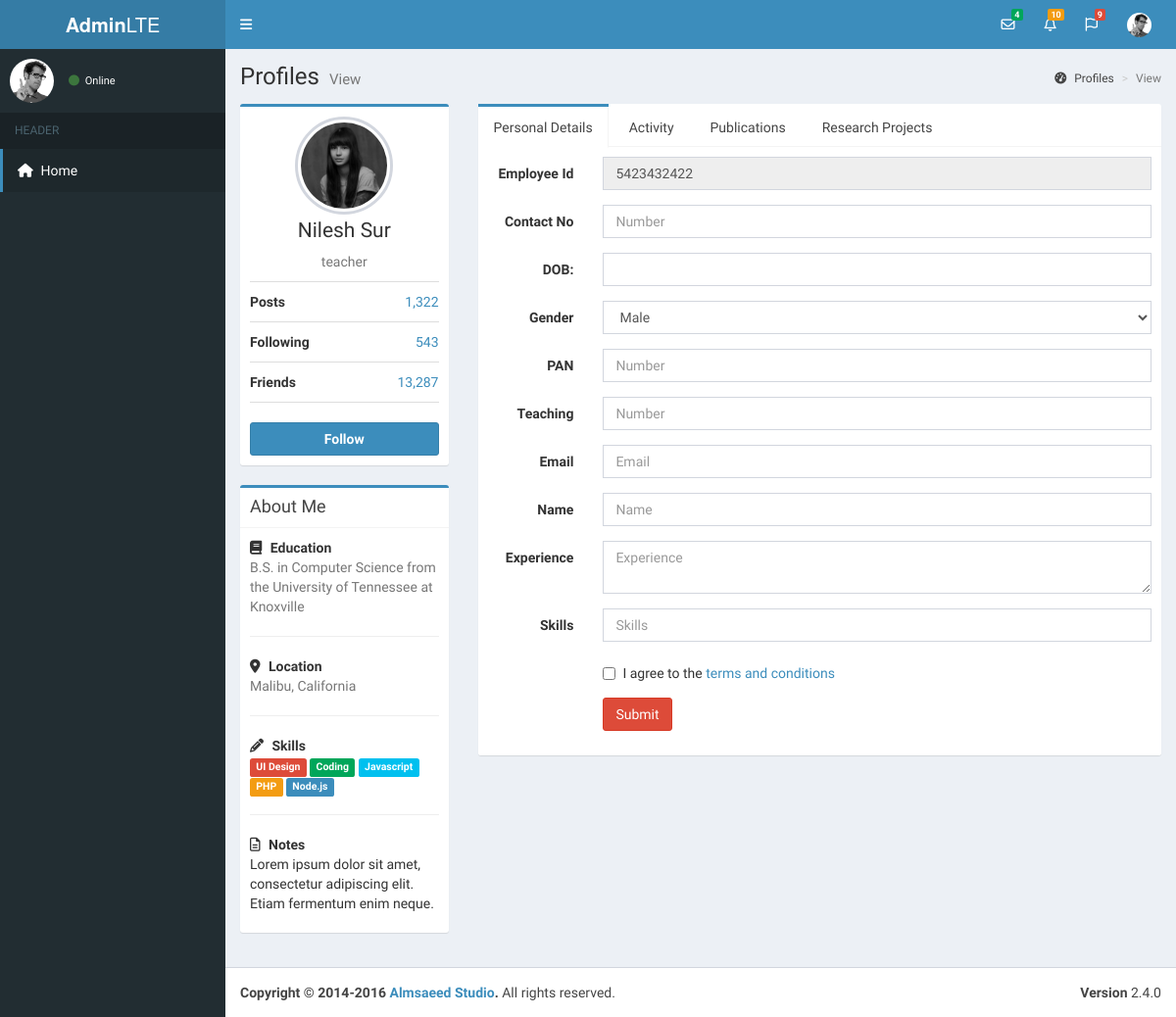
Page /admin/view-staff.php?id=1 on the earlier database version.
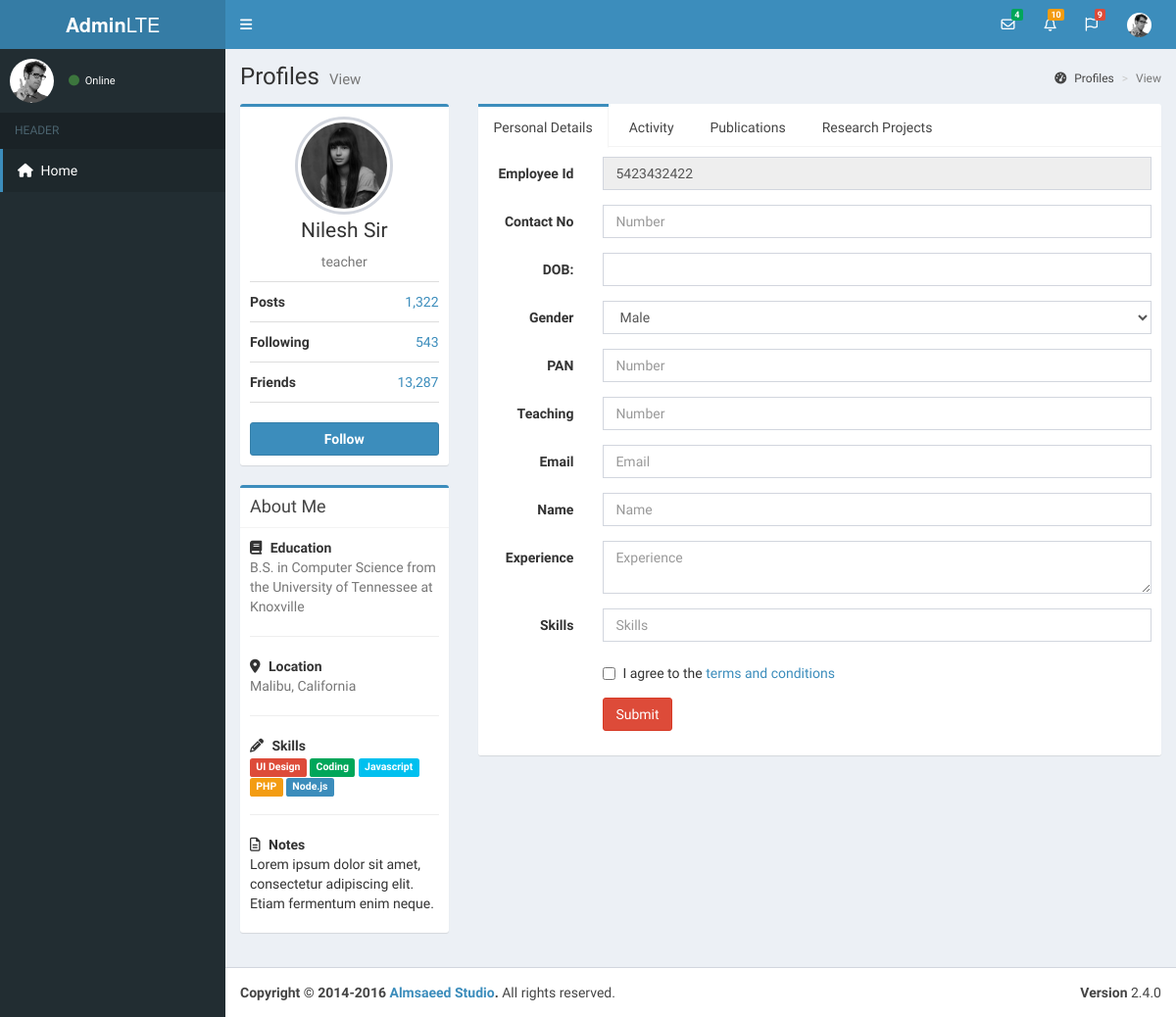
Same page on the later database version.
### tables this page shows
CREATE TABLE `staff` (
  `staff_id` int(11) NOT NULL,
  `first_name` varchar(50) NOT NULL,
  `middle_name` varchar(50) NOT NULL,
  `last_name` varchar(50) NOT NULL,
  `contact_no` int(11) NOT NULL,
  `pan` int(11) NOT NULL,
  `date_of_birth` date NOT NULL,
  `role` varchar(20) NOT NULL,
  `email` varchar(50) NOT NULL,
  `password` varchar(50) NOT NULL,
  `gender` varchar(1) NOT NULL,
  `is_permanent` bit(1) NOT NULL,
  `is_teaching` bit(1) NOT NULL,
  `is_bos_chairman` bit(1) DEFAULT b'0',
  `is_bos_member` bit(1) NOT NULL DEFAULT b'0',
  `is_staff_selection_committee_member` bit(1) NOT NULL DEFAULT b'0',
  `is_fully_registered` bit(1) NOT NULL DEFAULT b'0',
  `created_at` datetime NOT NULL DEFAULT CURRENT_TIMESTAMP,
  `created_by` int(11) NOT NULL,
  `updated_at` datetime NOT NULL,
  `updated_by` int(11) NOT NULL,
  `is_deleted` bit(1) NOT NULL DEFAULT b'0'
);

### classes/Database.php (called while the page is built)
<?php
    class Database {
        private $host       =   "localhost";
        private $db_name    =   "frcrcedb";
        private $username   =   "root";
        private $password   =   "";
        private $conn       =   null;
        public function __construct() {
            try {
                $this->conn = new PDO("mysql:host={$this->host};dbname={$this->db_name}", $this->username, $this->password);
            } catch (PDOException $e) {
                die("Issue : " . $e->getMessage());
            }
        }
        public function getConnection() {
            return $this->conn;
        }
    }
    $database = new Database();
?>

### classes/Staff.php (called while the page is built, shortened)
<?php
require_once('Database.php');
require_once ('GeneralFunctions.php');
class Staff extends GeneralFunctions {
    public function __construct() {
        global $database;
        $this->connection = $database->getConnection();
    }
    public function getStaffDetailsById($id) {
        $sql = "SELECT * FROM staff WHERE staff_id = :staff_id";
        $ps = $this->connection->prepare($sql);
        $ps->execute(["staff_id" => $id]);
        $result_row = $ps->fetch(PDO::FETCH_ASSOC);
        return $result_row;
    }
}

### admin/view-staff.php (the view, shortened to what the rows shown need)
<?php
    require_once (BASE_URL."classes/Staff.php");
    if(isset($_GET['id'])){
        $staff = new Staff();
        $staff_data = $staff->getStaffDetailsById($_GET['id']);
    }else{
      header("location: manage-staff.php");
    }
?>
<!DOCTYPE html>
<html lang="en">
<?php
    include_once(BASE_URL . 'includes/ui/header.php');
?>
<body class="hold-transition skin-blue sidebar-mini">
    <div class="wrapper">
        <div class="content-wrapper">
            <section class="content-header">
                <h1>
                    Profiles
                    <small>View</small>
                </h1>
            </section>
            <section class="content container-fluid">
                <div class="row">
                    <div class="col-md-3">
                        <div class="box box-primary">
                            <div class="box-body box-profile">
                                <img class="profile-user-img img-responsive img-circle" src="assets/img/user4-128x128.jpg" alt="User profile picture">
                                <h3 class="profile-username text-center"><?php echo $staff_data['first_name'] . " " . $staff_data['last_name']; ?></h3>
                                <p class="text-muted text-center"><?php echo $staff_data['role'];?></p>
                                <ul class="list-group list-group-unbordered">
                                    <li class="list-group-item">
                                    </li>
                                    <li class="list-group-item">
                                    </li>
                                    <li class="list-group-item">
                                    </li>
                                </ul>
                                <a href="#" class="btn btn-primary btn-block"><b>Follow</b></a>
                            </div>
                        </div>
                    </div>
                </div>
            </section>
        </div>
    </div>
</body>
</html>

Differences in the rows shown:
changed staff "Nilesh": last_name "Sur" → "Sir"
